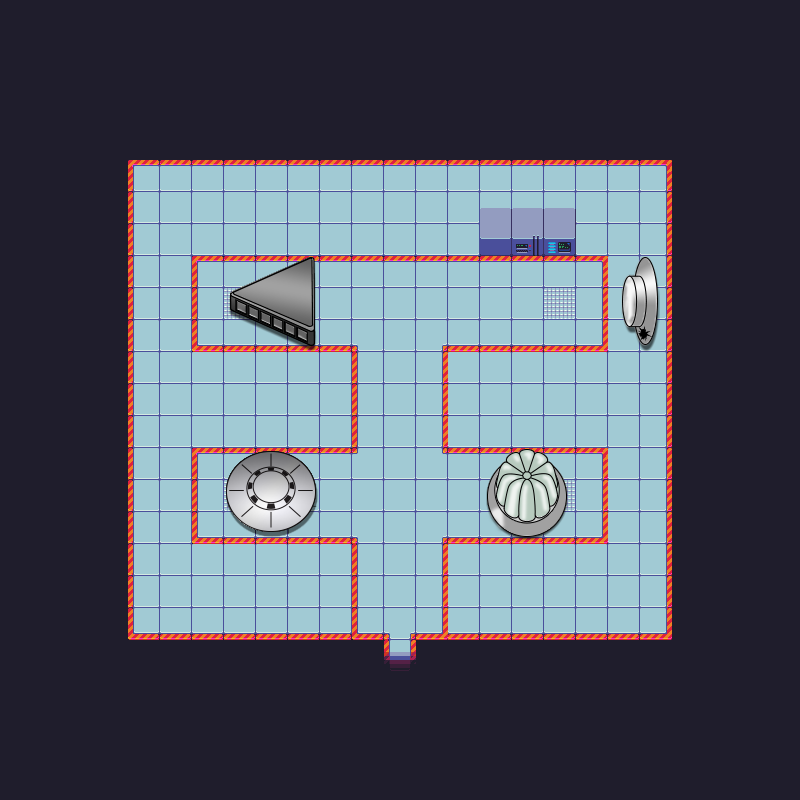

Tiled map render using the project's own tile images. Description and the map definition, with tile-layer contents summarised, below:
An orthogonal 25x25 tile map with 32x32 px tiles, 3 tile layers (Background, Interactive, Overhead) and 8 objects.

<map version="1.8" tiledversion="1.8.5" orientation="orthogonal" renderorder="right-down" width="25" height="25" tilewidth="32" tileheight="32" infinite="0" nextlayerid="8" nextobjectid="9">
 <editorsettings>
  <export target="lab-2.json" format="json" />
 </editorsettings>
 <tileset firstgid="1" name="seckrit-lab" tilewidth="32" tileheight="32" tilecount="196" columns="14">
  <image source="scifitiles-sheet.png" width="448" height="448" />
  <tile id="0">
   <properties>
    <property name="collide" type="bool" value="true" />
    <property name="portal" value="descend" />
   </properties>
  </tile>
  <tile id="1">
   <properties>
    <property name="collide" type="bool" value="true" />
    <property name="portal" value="ascend" />
   </properties>
  </tile>
  <tile id="2">
   <properties>
    <property name="collide" type="bool" value="false" />
   </properties>
  </tile>
  <tile id="3">
   <properties>
    <property name="collide" type="bool" value="false" />
   </properties>
  </tile>
  <tile id="4">
   <properties>
    <property name="collide" type="bool" value="false" />
   </properties>
  </tile>
  <tile id="5">
   <properties>
    <property name="collide" type="bool" value="false" />
   </properties>
  </tile>
  <tile id="6">
   <properties>
    <property name="collide" type="bool" value="false" />
   </properties>
  </tile>
  <tile id="7">
   <properties>
    <property name="collide" type="bool" value="false" />
   </properties>
  </tile>
  <tile id="8">
   <properties>
    <property name="collide" type="bool" value="false" />
   </properties>
  </tile>
  <tile id="9">
   <properties>
    <property name="collide" type="bool" value="false" />
   </properties>
  </tile>
  <tile id="10">
   <properties>
    <property name="collide" type="bool" value="false" />
   </properties>
  </tile>
  <tile id="11">
   <properties>
    <property name="collide" type="bool" value="false" />
   </properties>
  </tile>
  <tile id="12">
   <properties>
    <property name="collide" type="bool" value="false" />
   </properties>
  </tile>
  <tile id="13">
   <properties>
    <property name="collide" type="bool" value="false" />
   </properties>
  </tile>
  <tile id="14">
   <properties>
    <property name="collide" type="bool" value="false" />
   </properties>
  </tile>
  <tile id="15">
   <properties>
    <property name="collide" type="bool" value="false" />
   </properties>
  </tile>
  <tile id="16">
   <properties>
    <property name="collide" type="bool" value="false" />
   </properties>
  </tile>
  <tile id="17">
   <properties>
    <property name="collide" type="bool" value="true" />
   </properties>
  </tile>
  <tile id="18">
   <properties>
    <property name="collide" type="bool" value="false" />
   </properties>
  </tile>
  <tile id="19">
   <properties>
    <property name="collide" type="bool" value="false" />
   </properties>
  </tile>
  <tile id="20">
   <properties>
    <property name="collide" type="bool" value="false" />
   </properties>
  </tile>
  <tile id="21">
   <properties>
    <property name="collide" type="bool" value="false" />
   </properties>
  </tile>
  <tile id="22">
   <properties>
    <property name="collide" type="bool" value="false" />
   </properties>
  </tile>
  <tile id="23">
   <properties>
    <property name="collide" type="bool" value="false" />
   </properties>
  </tile>
  <tile id="24">
   <properties>
    <property name="collide" type="bool" value="false" />
   </properties>
  </tile>
  <tile id="25">
   <properties>
    <property name="collide" type="bool" value="false" />
   </properties>
  </tile>
  <tile id="26">
   <properties>
    <property name="collide" type="bool" value="false" />
   </properties>
  </tile>
  <tile id="27">
   <properties>
    <property name="collide" type="bool" value="false" />
   </properties>
  </tile>
  <tile id="28">
   <properties>
    <property name="collide" type="bool" value="false" />
   </properties>
  </tile>
  <tile id="29">
   <properties>
    <property name="collide" type="bool" value="false" />
   </properties>
  </tile>
  <tile id="30">
   <properties>
    <property name="collide" type="bool" value="false" />
   </properties>
  </tile>
  <tile id="31">
   <properties>
    <property name="collide" type="bool" value="false" />
   </properties>
  </tile>
  <tile id="32">
   <properties>
    <property name="collide" type="bool" value="false" />
   </properties>
  </tile>
  <tile id="33">
   <properties>
    <property name="collide" type="bool" value="false" />
   </properties>
  </tile>
  <tile id="34">
   <properties>
    <property name="collide" type="bool" value="false" />
   </properties>
  </tile>
  <tile id="35">
   <properties>
    <property name="collide" type="bool" value="false" />
   </properties>
  </tile>
  <tile id="36">
   <properties>
    <property name="collide" type="bool" value="false" />
   </properties>
  </tile>
  <tile id="37">
   <properties>
    <property name="collide" type="bool" value="false" />
   </properties>
  </tile>
  <tile id="38">
   <properties>
    <property name="collide" type="bool" value="false" />
   </properties>
  </tile>
  <tile id="39">
   <properties>
    <property name="collide" type="bool" value="false" />
   </properties>
  </tile>
  <tile id="40">
   <properties>
    <property name="collide" type="bool" value="false" />
   </properties>
  </tile>
  <tile id="41">
   <properties>
    <property name="collide" type="bool" value="false" />
   </properties>
  </tile>
  <tile id="42">
   <properties>
    <property name="collide" type="bool" value="true" />
   </properties>
  </tile>
  <tile id="43">
   <properties>
    <property name="collide" type="bool" value="true" />
   </properties>
  </tile>
  <tile id="44">
   <properties>
    <property name="collide" type="bool" value="true" />
   </properties>
  </tile>
  <tile id="45">
   <properties>
    <property name="collide" type="bool" value="false" />
   </properties>
  </tile>
  <tile id="46">
   <properties>
    <property name="collide" type="bool" value="false" />
   </properties>
  </tile>
  <tile id="47">
   <properties>
    <property name="collide" type="bool" value="false" />
   </properties>
  </tile>
  <tile id="48">
   <properties>
    <property name="collide" type="bool" value="false" />
   </properties>
  </tile>
  <tile id="49">
   <properties>
    <property name="collide" type="bool" value="false" />
   </properties>
  </tile>
  <tile id="50">
   <properties>
    <property name="collide" type="bool" value="false" />
   </properties>
  </tile>
  <tile id="51">
   <properties>
    <property name="collide" type="bool" value="false" />
   </properties>
  </tile>
  <tile id="52">
   <properties>
    <property name="collide" type="bool" value="false" />
   </properties>
  </tile>
  <tile id="53">
   <properties>
    <property name="collide" type="bool" value="false" />
   </properties>
  </tile>
  <tile id="54">
   <properties>
    <property name="collide" type="bool" value="false" />
   </properties>
  </tile>
  <tile id="55">
   <properties>
    <property name="collide" type="bool" value="false" />
   </properties>
  </tile>
  <tile id="56">
   <properties>
    <property name="collide" type="bool" value="true" />
    <property name="portal" value="descend" />
   </properties>
  </tile>
  <tile id="57">
   <properties>
    <property name="collide" type="bool" value="true" />
    <property name="portal" value="ascend" />
   </properties>
  </tile>
  <tile id="58">
   <properties>
    <property name="collide" type="bool" value="false" />
   </properties>
  </tile>
  <tile id="59">
   <properties>
    <property name="collide" type="bool" value="false" />
   </properties>
  </tile>
  <tile id="60">
   <properties>
    <property name="collide" type="bool" value="false" />
   </properties>
  </tile>
  <tile id="61">
   <properties>
    <property name="collide" type="bool" value="false" />
   </properties>
  </tile>
  <tile id="62">
   <properties>
    <property name="collide" type="bool" value="false" />
   </properties>
  </tile>
  <tile id="63">
   <properties>
    <property name="collide" type="bool" value="false" />
   </properties>
  </tile>
  <tile id="64">
   <properties>
    <property name="collide" type="bool" value="false" />
   </properties>
  </tile>
  <tile id="65">
   <properties>
    <property name="collide" type="bool" value="false" />
   </properties>
  </tile>
  <tile id="66">
   <properties>
    <property name="collide" type="bool" value="false" />
   </properties>
  </tile>
  <tile id="67">
   <properties>
    <property name="collide" type="bool" value="false" />
   </properties>
  </tile>
  <tile id="68">
   <properties>
    <property name="collide" type="bool" value="false" />
   </properties>
  </tile>
  <tile id="69">
   <properties>
    <property name="collide" type="bool" value="false" />
   </properties>
  </tile>
  <tile id="70">
   <properties>
    <property name="collide" type="bool" value="false" />
   </properties>
  </tile>
  <tile id="71">
   <properties>
    <property name="collide" type="bool" value="false" />
   </properties>
  </tile>
  <tile id="72">
   <properties>
    <property name="collide" type="bool" value="false" />
   </properties>
  </tile>
  <tile id="73">
   <properties>
    <property name="collide" type="bool" value="false" />
   </properties>
  </tile>
  <tile id="74">
   <properties>
    <property name="collide" type="bool" value="false" />
   </properties>
  </tile>
  <tile id="75">
   <properties>
    <property name="collide" type="bool" value="false" />
   </properties>
  </tile>
  <tile id="76">
   <properties>
    <property name="collide" type="bool" value="false" />
   </properties>
  </tile>
  <tile id="77">
   <properties>
    <property name="collide" type="bool" value="false" />
   </properties>
  </tile>
  <tile id="78">
   <properties>
    <property name="collide" type="bool" value="false" />
   </properties>
  </tile>
  <tile id="79">
   <properties>
    <property name="collide" type="bool" value="false" />
   </properties>
  </tile>
  <tile id="80">
   <properties>
    <property name="collide" type="bool" value="false" />
   </properties>
  </tile>
  <tile id="81">
   <properties>
    <property name="collide" type="bool" value="false" />
   </properties>
  </tile>
  <tile id="82">
   <properties>
    <property name="collide" type="bool" value="false" />
   </properties>
  </tile>
  <tile id="83">
   <properties>
    <property name="collide" type="bool" value="false" />
   </properties>
  </tile>
  <tile id="84">
   <properties>
    <property name="collide" type="bool" value="true" />
   </properties>
  </tile>
  <tile id="85">
   <properties>
    <property name="collide" type="bool" value="true" />
   </properties>
  </tile>
  <tile id="86">
   <properties>
    <property name="collide" type="bool" value="true" />
   </properties>
  </tile>
  <tile id="87">
   <properties>
    <property name="collide" type="bool" value="false" />
   </properties>
  </tile>
  <tile id="88">
   <properties>
    <property name="collide" type="bool" value="true" />
   </properties>
  </tile>
  <tile id="89">
   <properties>
    <property name="collide" type="bool" value="false" />
   </properties>
  </tile>
  <tile id="90">
   <properties>
    <property name="collide" type="bool" value="false" />
   </properties>
  </tile>
  <tile id="91">
   <properties>
    <property name="collide" type="bool" value="true" />
   </properties>
  </tile>
  <tile id="92">
   <properties>
    <property name="collide" type="bool" value="true" />
   </properties>
  </tile>
  <tile id="93">
   <properties>
    <property name="collide" type="bool" value="false" />
   </properties>
  </tile>
  <tile id="94">
   <properties>
    <property name="collide" type="bool" value="true" />
   </properties>
  </tile>
  <tile id="98">
   <properties>
    <property name="collide" type="bool" value="true" />
   </properties>
  </tile>
  <tile id="99">
   <properties>
    <property name="collide" type="bool" value="true" />
   </properties>
  </tile>
  <tile id="100">
   <properties>
    <property name="collide" type="bool" value="true" />
   </properties>
  </tile>
  <tile id="101">
   <properties>
    <property name="collide" type="bool" value="true" />
   </properties>
  </tile>
  <tile id="102">
   <properties>
    <property name="collide" type="bool" value="true" />
   </properties>
  </tile>
  <tile id="103">
   <properties>
    <property name="collide" type="bool" value="true" />
   </properties>
  </tile>
  <tile id="104">
   <properties>
    <property name="collide" type="bool" value="true" />
   </properties>
  </tile>
  <tile id="105">
   <properties>
    <property name="collide" type="bool" value="true" />
   </properties>
  </tile>
  <tile id="106">
   <properties>
    <property name="collide" type="bool" value="true" />
   </properties>
  </tile>
  <tile id="107">
   <properties>
    <property name="collide" type="bool" value="true" />
   </properties>
  </tile>
  <tile id="108">
   <properties>
    <property name="collide" type="bool" value="true" />
   </properties>
  </tile>
  <tile id="112">
   <properties>
    <property name="collide" type="bool" value="true" />
   </properties>
  </tile>
  <tile id="113">
   <properties>
    <property name="collide" type="bool" value="true" />
   </properties>
  </tile>
  <tile id="114">
   <properties>
    <property name="collide" type="bool" value="true" />
   </properties>
  </tile>
  <tile id="115">
   <properties>
    <property name="collide" type="bool" value="false" />
   </properties>
  </tile>
  <tile id="116">
   <properties>
    <property name="collide" type="bool" value="true" />
   </properties>
  </tile>
  <tile id="117">
   <properties>
    <property name="collide" type="bool" value="false" />
   </properties>
  </tile>
  <tile id="118">
   <properties>
    <property name="collide" type="bool" value="false" />
   </properties>
  </tile>
  <tile id="119">
   <properties>
    <property name="collide" type="bool" value="true" />
   </properties>
  </tile>
  <tile id="120">
   <properties>
    <property name="collide" type="bool" value="true" />
   </properties>
  </tile>
  <tile id="121">
   <properties>
    <property name="collide" type="bool" value="false" />
   </properties>
  </tile>
  <tile id="122">
   <properties>
    <property name="collide" type="bool" value="true" />
   </properties>
  </tile>
  <wangsets>
   <wangset name="Terrains" type="corner" tile="-1">
    <wangcolor name="Blue Zone" color="#ff0000" tile="4" probability="1" />
    <wangcolor name="Red Zone" color="#00ff00" tile="46" probability="1" />
    <wangtile tileid="5" wangid="0,0,0,1,0,0,0,0" />
    <wangtile tileid="6" wangid="0,0,0,1,0,1,0,0" />
    <wangtile tileid="7" wangid="0,0,0,0,0,1,0,0" />
    <wangtile tileid="8" wangid="0,1,0,0,0,1,0,1" />
    <wangtile tileid="9" wangid="0,1,0,1,0,0,0,1" />
    <wangtile tileid="19" wangid="0,1,0,1,0,0,0,0" />
    <wangtile tileid="20" wangid="0,1,0,1,0,1,0,1" />
    <wangtile tileid="21" wangid="0,0,0,0,0,1,0,1" />
    <wangtile tileid="22" wangid="0,0,0,1,0,1,0,1" />
    <wangtile tileid="23" wangid="0,1,0,1,0,1,0,0" />
    <wangtile tileid="33" wangid="0,1,0,0,0,0,0,0" />
    <wangtile tileid="34" wangid="0,1,0,0,0,0,0,1" />
    <wangtile tileid="35" wangid="0,0,0,0,0,0,0,1" />
    <wangtile tileid="47" wangid="0,0,0,2,0,0,0,0" />
    <wangtile tileid="48" wangid="0,0,0,2,0,2,0,0" />
    <wangtile tileid="49" wangid="0,0,0,0,0,2,0,0" />
    <wangtile tileid="50" wangid="0,2,0,0,0,2,0,2" />
    <wangtile tileid="51" wangid="0,2,0,2,0,0,0,2" />
    <wangtile tileid="61" wangid="0,2,0,2,0,0,0,0" />
    <wangtile tileid="62" wangid="0,2,0,2,0,2,0,2" />
    <wangtile tileid="63" wangid="0,0,0,0,0,2,0,2" />
    <wangtile tileid="64" wangid="0,0,0,2,0,2,0,2" />
    <wangtile tileid="65" wangid="0,2,0,2,0,2,0,0" />
    <wangtile tileid="75" wangid="0,2,0,0,0,0,0,0" />
    <wangtile tileid="76" wangid="0,2,0,0,0,0,0,2" />
    <wangtile tileid="77" wangid="0,0,0,0,0,0,0,2" />
   </wangset>
  </wangsets>
 </tileset>
 <layer id="2" name="Background" width="25" height="25">
  <data>[625 cells, 254 non-empty, 14 distinct tile ids]</data>
 </layer>
 <objectgroup id="7" name="coins">
  <object id="5" x="352" y="480" width="32" height="32" />
  <object id="6" x="416" y="480" width="32" height="32" />
  <object id="7" x="352" y="288" width="32" height="32" />
  <object id="8" x="416" y="288" width="32" height="32" />
 </objectgroup>
 <layer id="3" name="Interactive" width="25" height="25">
  <data>[625 cells, 407 non-empty, 39 distinct tile ids]</data>
 </layer>
 <layer id="4" name="Overhead" width="25" height="25">
  <data>[625 cells, 3 non-empty, 1 distinct tile ids]</data>
 </layer>
 <objectgroup id="6" name="Script">
  <object id="1" x="606" y="254" width="57" height="99">
   <properties>
    <property name="name" value="strawhat" />
   </properties>
  </object>
  <object id="2" x="221" y="253" width="100" height="100">
   <properties>
    <property name="name" value="tr3b" />
   </properties>
  </object>
  <object id="3" x="221" y="445" width="100" height="100">
   <properties>
    <property name="name" value="sportmodel" />
   </properties>
  </object>
  <object id="4" x="477" y="445" width="100" height="100">
   <properties>
    <property name="name" value="jello" />
   </properties>
  </object>
 </objectgroup>
</map>
